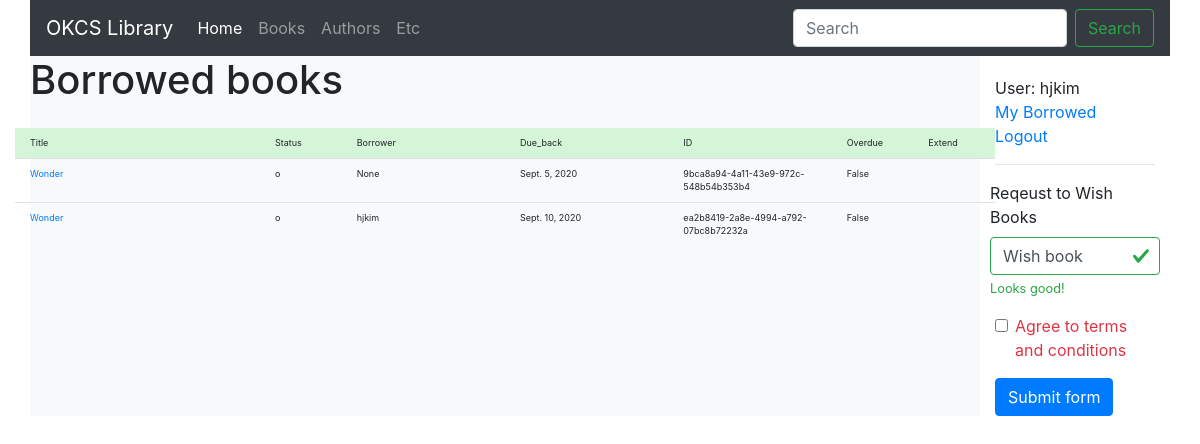
Screenshot of /catalog/borrowed/ (signed in) with the database file from the repository.
### catalog/models.py (models this page shows, shortened)
class BookInstance(models.Model):
    id = models.UUIDField(primary_key=True, default=uuid.uuid4, help_text='Unique ID for this particular book across whole library')
    book = models.ForeignKey('Book', on_delete=models.SET_NULL, null=True)
    imprint = models.CharField(max_length=200)
    due_back = models.DateField(null=True, blank=True)
    borrower = models.ForeignKey(User, on_delete=models.SET_NULL, null=True, blank=True)
    LOAN_STATUS = (
        ('m', 'Maintenance'),
        ('o', 'On loan'),
        ('a', 'Available'),
        ('r', 'Reserved'),
    )
    status = models.CharField(
        max_length=1,
        choices=LOAN_STATUS,
        blank=True,
        default='m',
        help_text='Book availability',
    )
    class Meta:
        ordering = ['due_back']
        permissions = (("can_mark_returned", "Set book as returned"),)
    @property
    def is_overdue(self):
        if self.due_back and date.today() > self.due_back:
            return True
        return False

class Book(models.Model):
    title = models.CharField(max_length=200)
    author = models.ForeignKey('Author', on_delete=models.SET_NULL, null=True)
    summary = models.TextField(max_length=1000, help_text='Enter a brief description of the book')
    isbn = models.CharField('ISBN', max_length=13, help_text='13 Character <a href="https://www.isbn-international.org/content/what-isbn">ISBN number</a>')
    genre = models.ManyToManyField(Genre, help_text='Select a genre for this book')
    language = models.ForeignKey('Language', on_delete=models.SET_NULL, null=True)
    def display_genre(self):
        """Create a string for the Genre. This is required to display genre in Admin."""
        return ', '.join(genre.name for genre in self.genre.all()[:3])
    display_genre.short_description = 'Genre'

### catalog/views.py (the view)
# urls.py: path(r'borrowed/', views.LoanedBooksAllListView.as_view(), name='all-borrowed'),  # Added for challenge
class LoanedBooksAllListView(LoginRequiredMixin,generic.ListView):
    model = BookInstance
    template_name ='catalog/bookinstance_list_borrowed_all.html'
    paginate_by = 10
    def get_queryset(self):
        return BookInstance.objects.filter(status__exact='o').order_by('due_back')

### catalog/templates/catalog/bookinstance_list_borrowed_all.html
{% extends "base_generic.html" %}
{% block content %}
    <h1>Borrowed books</h1>
    <ul class="object-list mt-4 " style="list-style: none;">
      <li>
        <div class="row list-header py-2 font-size-smallest">
          <div class="col-3">Title</div>
          <div class="col-1">Status</div>
          <div class="col-2">Borrower</div>
          <div class="col-2">Due_back</div>
          <div class="col-2">ID</div>
          <div class="col-1">Overdue</div>
          <div class="col-1">Extend</div>
        </div>
    </li>
    {% if bookinstance_list %}
    {% for bookinst in bookinstance_list %}
    <li class="{% if bookinst.is_overdue %}text-danger{% endif %}">
        <div class="row py-2 border-top font-size-smallest">
            <div class="col-3 font-size-smallest"><a href="{% url 'book-detail' bookinst.book.pk %}">{{bookinst.book.title}}</a></div>
            <div class="col-1 ">  {{ bookinst.status }} </div>
            <div class="col-2">  {{ bookinst.borrower }} </div>
            <div class="col-2">  {{ bookinst.due_back }} </div>
            <div class="col-2" style="font-size: xx-small;"> {{bookinst.id}}</div>
            <div class="col-1"> {{bookinst.is_overdue}}</div>
            <div class="col-1">{% if perms.catalog.can_mark_returned %} <a href="{% url 'renew-book-librarian' bookinst.id %}">Renew</a>  {% endif %}</div>
          </div>
    </li>
       {% endfor %}
    {% else %}
    <li class="{% if bookinst.is_overdue %}text-danger{% endif %}">
        <div class="row py-2 border-top">
            <div >There are no books borrowed.</div>
    </li>
    {% endif %}
</ul>
{% endblock %}

### catalog/templates/base_generic.html (shortened to what this page needs)
<!DOCTYPE html>
<html lang="en">
<head>
  <link rel="stylesheet" href="https://maxcdn.bootstrapcdn.com/bootstrap/4.4.1/css/bootstrap.min.css">
    <link rel='stylesheet' href="https://maxcdn.bootstrapcdn.com/font-awesome/4.7.0/css/font-awesome.min.css">
  <link rel="stylesheet" href="https://cdnjs.cloudflare.com/ajax/libs/tempusdominus-bootstrap-4/5.1.2/css/tempusdominus-bootstrap-4.min.css" />
  {% load static %}
  <link rel="stylesheet" href="{% static 'css/styles.css' %}">
</head>
<body >
  <section id="nav ">
    <div class="container ">
      <div class="row no-gutter">
        <div class="col px-0" >
          <nav class="navbar navbar-expand-lg navbar-dark bg-dark">
            <a class="navbar-brand" href="#">OKCS Library</a>
            <div class="collapse navbar-collapse" id="navbarSupportedContent">
              <ul class="navbar-nav mr-auto">
                <li class="nav-item active">
                  <a class="nav-link" href="{% url 'index' %}">Home <span class="sr-only">(current)</span></a>
                </li>
                <li class="nav-item">
                  <a class="nav-link" href="{% url 'books' %}">Books</a>
                </li>
                <li class="nav-item">
                  <a class="nav-link" href="{% url 'authors' %}">Authors</a>
                </li>
                <li class="nav-item">
                  <a class="nav-link" href="#">Etc</a>
                </li>
              </ul>
              <form class="form-inline my-2 my-lg-0">
                <input class="form-control mr-sm-2" type="search" placeholder="Search" aria-label="Search">
                <button class="btn btn-outline-success my-2 my-sm-0" type="submit">Search</button>
              </form>
            </div>
          </nav>
        </div>
      </div>
    </div>
  </section>
  <section id="mainContent">
    <div class="container ">
          <div class="row">
            <div class="col-sm-10 px-0 bg-light ">
              {% block content %}
              {% endblock %}
            </div>
            <div class="col-sm-2 ">
                {% block sidebar %}
                {% if user.is_authenticated %}
                <ul class="sidebar-nav">
                  {% if user.is_authenticated %}
                  <li>User: {{ user.get_username }}</li>
                  <li><a href="{% url 'my-borrowed' %}">My Borrowed</a></li>
                  <li><a href="{% url 'logout'%}?next={{request.path}}">Logout</a></li>
                  {% else %}
                  <li>
                  </li>
                  {% endif %}
                </ul>
            <hr />
            <form>
              <div class="form-row">
                <div class=" mb-3">
                  <label for="validationServer02">Reqeust to Wish Books </label>
                  <input type="text" class="form-control is-valid" id="validationServer02" value="Wish book" required>
                  <div class="valid-feedback">
                    Looks good!
                  </div>
                </div>
              </div>
              <div class="form-group">
                <div class="form-check">
                  <input class="form-check-input is-invalid" type="checkbox" value="" id="invalidCheck3" aria-describedby="invalidCheck3Feedback" required>
                  <label class="form-check-label" for="invalidCheck3">
                    Agree to terms and conditions
                  </label>
                </div>
              </div>
              <button class="btn btn-primary" type="submit">Submit form</button>
            </form>
                 {% endif %}
                {% endblock %}
            </div>
          </div>
    </div>
  </section>
</body>
</html>

### catalog/static/css/styles.css (style rules this page uses)
.sidebar-nav { margin-top: 20px; padding: 0; list-style: none; }
.object-list { padding: 0; list-style: none; }
.list-header { background-color: #d4f5d8; }
.font-size-smallest { font-size:xx-small; }

### rows the page displays
BookInstance: book "Wonder", status "o", borrower "None", due_back "Sept. 5, 2020", id "9bca8a94-4a11-43e9-972c-548b54b353b4", is_overdue "False"
BookInstance: book "Wonder", status "o", borrower "hjkim", due_back "Sept. 10, 2020", id "ea2b8419-2a8e-4994-a792-07bc8b72232a", is_overdue "False"

### other values shown
{{ user.get_username }} "hjkim"
